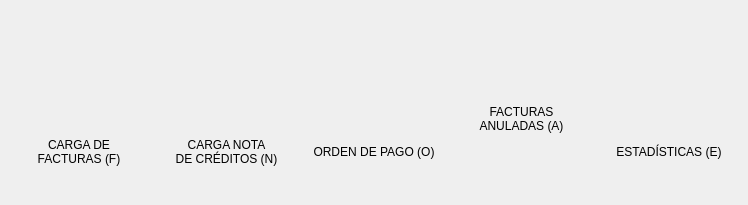
<?xml version="1.0" encoding="UTF-8"?>
<ui version="4.0">
 <class>compras</class>
 <widget class="QMainWindow" name="compras">
  <property name="geometry">
   <rect>
    <x>0</x>
    <y>0</y>
    <width>748</width>
    <height>205</height>
   </rect>
  </property>
  <property name="minimumSize">
   <size>
    <width>0</width>
    <height>0</height>
   </size>
  </property>
  <property name="maximumSize">
   <size>
    <width>16777215</width>
    <height>16777215</height>
   </size>
  </property>
  <property name="windowTitle">
   <string>Compras</string>
  </property>
  <widget class="QWidget" name="centralwidget">
   <layout class="QGridLayout" name="gridLayout">
    <property name="leftMargin">
     <number>10</number>
    </property>
    <property name="topMargin">
     <number>10</number>
    </property>
    <property name="rightMargin">
     <number>10</number>
    </property>
    <property name="bottomMargin">
     <number>10</number>
    </property>
    <property name="spacing">
     <number>10</number>
    </property>
    <item row="0" column="0">
     <layout class="QVBoxLayout" name="verticalLayout">
      <item>
       <widget class="QPushButton" name="carga_facturas">
        <property name="sizePolicy">
         <sizepolicy hsizetype="Minimum" vsizetype="Minimum">
          <horstretch>0</horstretch>
          <verstretch>0</verstretch>
         </sizepolicy>
        </property>
        <property name="cursor">
         <cursorShape>PointingHandCursor</cursorShape>
        </property>
        <property name="toolTip">
         <string>Carga de facturas</string>
        </property>
        <property name="text">
         <string/>
        </property>
        <property name="icon">
         <iconset>
          <normaloff>imagen/factura.png</normaloff>imagen/factura.png</iconset>
        </property>
        <property name="iconSize">
         <size>
          <width>120</width>
          <height>120</height>
         </size>
        </property>
        <property name="shortcut">
         <string>F</string>
        </property>
        <property name="flat">
         <bool>true</bool>
        </property>
       </widget>
      </item>
      <item>
       <widget class="QLabel" name="label">
        <property name="text">
         <string>CARGA DE
FACTURAS (F)</string>
        </property>
        <property name="alignment">
         <set>Qt::AlignCenter</set>
        </property>
       </widget>
      </item>
     </layout>
    </item>
    <item row="0" column="1">
     <layout class="QVBoxLayout" name="verticalLayout_2">
      <item>
       <widget class="QPushButton" name="iva_compra_2">
        <property name="sizePolicy">
         <sizepolicy hsizetype="Minimum" vsizetype="Minimum">
          <horstretch>0</horstretch>
          <verstretch>0</verstretch>
         </sizepolicy>
        </property>
        <property name="cursor">
         <cursorShape>PointingHandCursor</cursorShape>
        </property>
        <property name="toolTip">
         <string>Carga de notas de créditos</string>
        </property>
        <property name="layoutDirection">
         <enum>Qt::RightToLeft</enum>
        </property>
        <property name="autoFillBackground">
         <bool>false</bool>
        </property>
        <property name="text">
         <string/>
        </property>
        <property name="icon">
         <iconset>
          <normaloff>imagen/nota_credito.png</normaloff>imagen/nota_credito.png</iconset>
        </property>
        <property name="iconSize">
         <size>
          <width>120</width>
          <height>120</height>
         </size>
        </property>
        <property name="shortcut">
         <string>N</string>
        </property>
        <property name="flat">
         <bool>true</bool>
        </property>
       </widget>
      </item>
      <item>
       <widget class="QLabel" name="label_2">
        <property name="text">
         <string>CARGA NOTA
DE CRÉDITOS (N)</string>
        </property>
        <property name="alignment">
         <set>Qt::AlignCenter</set>
        </property>
       </widget>
      </item>
     </layout>
    </item>
    <item row="0" column="2">
     <layout class="QVBoxLayout" name="verticalLayout_4">
      <item>
       <widget class="QPushButton" name="resumen_compra">
        <property name="sizePolicy">
         <sizepolicy hsizetype="Minimum" vsizetype="Minimum">
          <horstretch>0</horstretch>
          <verstretch>0</verstretch>
         </sizepolicy>
        </property>
        <property name="cursor">
         <cursorShape>PointingHandCursor</cursorShape>
        </property>
        <property name="toolTip">
         <string>Ordenes de pago</string>
        </property>
        <property name="text">
         <string/>
        </property>
        <property name="icon">
         <iconset>
          <normaloff>imagen/orden_pago.png</normaloff>imagen/orden_pago.png</iconset>
        </property>
        <property name="iconSize">
         <size>
          <width>120</width>
          <height>120</height>
         </size>
        </property>
        <property name="shortcut">
         <string>O</string>
        </property>
        <property name="flat">
         <bool>true</bool>
        </property>
       </widget>
      </item>
      <item>
       <widget class="QLabel" name="label_3">
        <property name="text">
         <string>ORDEN DE PAGO (O)</string>
        </property>
        <property name="alignment">
         <set>Qt::AlignCenter</set>
        </property>
       </widget>
      </item>
     </layout>
    </item>
    <item row="0" column="3">
     <layout class="QVBoxLayout" name="verticalLayout_5">
      <item>
       <widget class="QPushButton" name="facturas_anuladas">
        <property name="cursor">
         <cursorShape>PointingHandCursor</cursorShape>
        </property>
        <property name="toolTip">
         <string>Facturas anuladas</string>
        </property>
        <property name="text">
         <string/>
        </property>
        <property name="icon">
         <iconset>
          <normaloff>imagen/anular_factura.png</normaloff>imagen/anular_factura.png</iconset>
        </property>
        <property name="iconSize">
         <size>
          <width>120</width>
          <height>120</height>
         </size>
        </property>
        <property name="shortcut">
         <string>A</string>
        </property>
        <property name="flat">
         <bool>true</bool>
        </property>
       </widget>
      </item>
      <item>
       <widget class="QLabel" name="label_5">
        <property name="text">
         <string>FACTURAS
ANULADAS (A)</string>
        </property>
        <property name="alignment">
         <set>Qt::AlignCenter</set>
        </property>
       </widget>
      </item>
     </layout>
    </item>
    <item row="0" column="4">
     <layout class="QVBoxLayout" name="verticalLayout_3">
      <item>
       <widget class="QPushButton" name="iva_compra">
        <property name="sizePolicy">
         <sizepolicy hsizetype="Minimum" vsizetype="Minimum">
          <horstretch>0</horstretch>
          <verstretch>0</verstretch>
         </sizepolicy>
        </property>
        <property name="cursor">
         <cursorShape>PointingHandCursor</cursorShape>
        </property>
        <property name="toolTip">
         <string>Estadísticas</string>
        </property>
        <property name="text">
         <string/>
        </property>
        <property name="icon">
         <iconset>
          <normaloff>imagen/analitica.png</normaloff>imagen/analitica.png</iconset>
        </property>
        <property name="iconSize">
         <size>
          <width>120</width>
          <height>120</height>
         </size>
        </property>
        <property name="shortcut">
         <string>E</string>
        </property>
        <property name="flat">
         <bool>true</bool>
        </property>
       </widget>
      </item>
      <item>
       <widget class="QLabel" name="label_4">
        <property name="text">
         <string>ESTADÍSTICAS (E)</string>
        </property>
        <property name="alignment">
         <set>Qt::AlignCenter</set>
        </property>
       </widget>
      </item>
     </layout>
    </item>
   </layout>
  </widget>
 </widget>
 <resources/>
 <connections/>
</ui>
